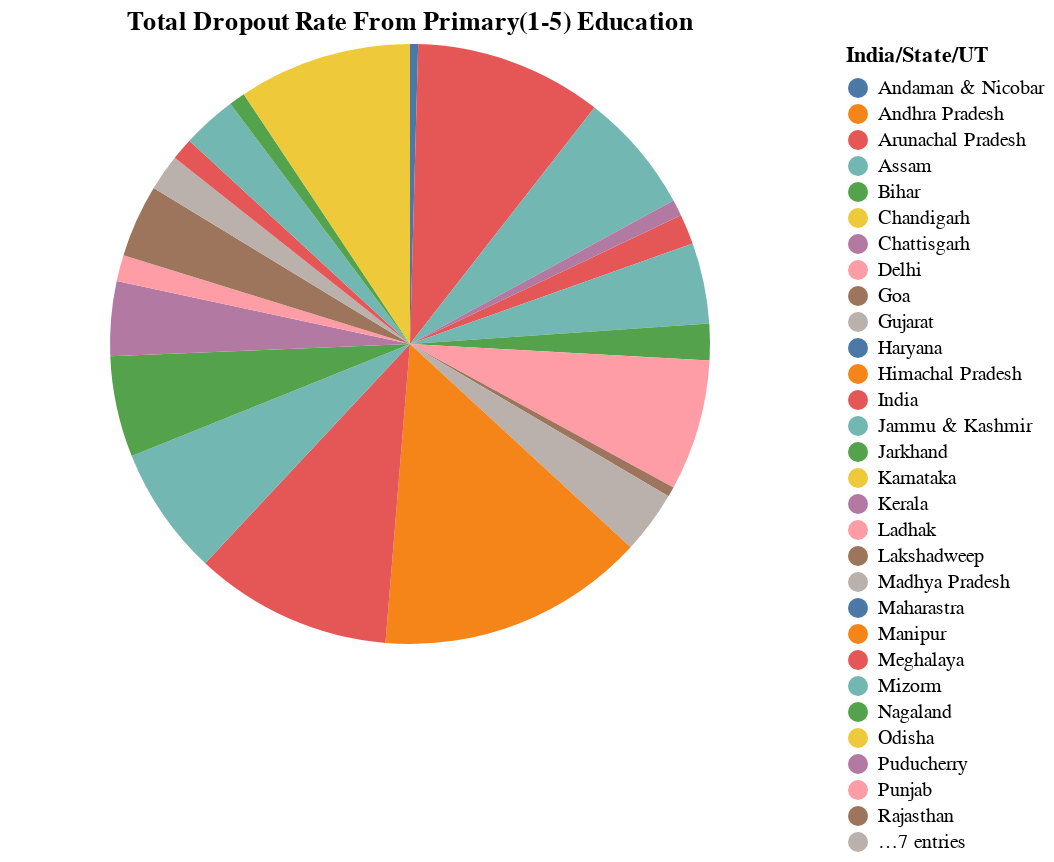

Notebook source saved alongside this figure:
### Markdown cell above
Pie chart for the Total Students DropOut Rate from the Primary(1-5) Education

### Code cell
import altair as alt
chart = alt.Chart(div).mark_arc().encode(
    theta=alt.Theta(field="Total", type="quantitative"),
    color=alt.Color(field="India/State/UT", type="nominal"),
    tooltip=["India/State/UT", "Total"]
).properties(
    title="Total Dropout Rate From Primary(1-5) Education"
)
chart

### Figure 1 — Vega-Lite specification as saved in the notebook (floating-point values rounded to 4 significant figures)
{"config": {"view": {"continuousWidth": 400, "continuousHeight": 300}}, "data": {"name": "data-77a5a7acaebbb15df224622b6ce3368d"}, "mark": "arc", "encoding": {"color": {"field": "India/State/UT", "type": "nominal"}, "theta": {"field": "Total", "type": "quantitative"}, "tooltip": [{"field": "India/State/UT", "type": "nominal"}, {"field": "Total", "type": "quantitative"}]}, "title": "Total Dropout Rate From Primary(1-5) Education", "$schema": "https://vega.github.io/schema/vega-lite/v4.17.0.json", "datasets": {"data-77a5a7acaebbb15df224622b6ce3368d": [{"India/State/UT": "India", "Boys": 1.6, "Girls": 1.4, "Total": 1.5}, {"India/State/UT": "Andaman & Nicobar", "Boys": 0.2, "Girls": 0.7, "Total": 0.4}, {"India/State/UT": "Andhra Pradesh", "Boys": 0.0, "Girls": 0.0, "Total": 0.0}, {"India/State/UT": "Arunachal Pradesh", "Boys": 9.3, "Girls": 9.2, "Total": 9.3}, {"India/State/UT": "Assam", "Boys": 6.8, "Girls": 5.2, "Total": 6.0}, {"India/State/UT": "Bihar", "Boys": 0.0, "Girls": 0.0, "Total": 0.0}, {"India/State/UT": "Chandigarh", "Boys": 0.0, "Girls": 0.0, "Total": 0.0}, {"India/State/UT": "Chattisgarh", "Boys": 1.0, "Girls": 0.6, "Total": 0.8}, {"India/State/UT": "Delhi", "Boys": 0.0, "Girls": 0.0, "Total": 0.0}, {"India/State/UT": "Goa", "Boys": 0.0, "Girls": 0.0, "Total": 0.0}, {"India/State/UT": "Gujarat", "Boys": 0.0, "Girls": 0.0, "Total": 0.0}, {"India/State/UT": "Haryana", "Boys": 0.0, "Girls": 0.0, "Total": 0.0}, {"India/State/UT": "Himachal Pradesh", "Boys": 0.0, "Girls": 0.0, "Total": 0.0}, {"India/State/UT": "Jammu & Kashmir", "Boys": 3.9, "Girls": 4.1, "Total": 4.0}, {"India/State/UT": "Jarkhand", "Boys": 2.4, "Girls": 1.1, "Total": 1.8}, {"India/State/UT": "Karnataka", "Boys": 0.0, "Girls": 0.0, "Total": 0.0}, {"India/State/UT": "Kerala", "Boys": 0.0, "Girls": 0.0, "Total": 0.0}, {"India/State/UT": "Ladhak", "Boys": 7.5, "Girls": 5.5, "Total": 6.5}, {"India/State/UT": "Lakshadweep", "Boys": 0.5, "Girls": 0.4, "Total": 0.5}, {"India/State/UT": "Madhya Pradesh", "Boys": 3.2, "Girls": 2.9, "Total": 3.1}, {"India/State/UT": "Manipur", "Boys": 13.5, "Girls": 13.0, "Total": 13.3}, {"India/State/UT": "Maharastra", "Boys": 0.0, "Girls": 0.0, "Total": 0.0}, {"India/State/UT": "Meghalaya", "Boys": 11.1, "Girls": 8.6, "Total": 9.8}, {"India/State/UT": "Mizorm", "Boys": 7.1, "Girls": 5.6, "Total": 6.4}, {"India/State/UT": "Nagaland", "Boys": 5.6, "Girls": 4.5, "Total": 5.0}, {"India/State/UT": "Odisha", "Boys": 0.0, "Girls": 0.0, "Total": 0.0}, {"India/State/UT": "Puducherry", "Boys": 3.7, "Girls": 3.6, "Total": 3.7}, {"India/State/UT": "Punjab", "Boys": 1.6, "Girls": 1.0, "Total": 1.3}, {"India/State/UT": "Rajasthan", "Boys": 3.8, "Girls": 3.3, "Total": 3.6}, {"India/State/UT": "Sikkim", "Boys": 2.9, "Girls": 0.5, "Total": 1.8}, {"India/State/UT": "Tamil Nadu", "Boys": 0.0, "Girls": 0.0, "Total": 0.0}, {"India/State/UT": "Telengana", "Boys": 0.0, "Girls": 0.0, "Total": 0.0}, {"India/State/UT": "Tripura", "Boys": 1.2, "Girls": 1.0, "Total": 1.1}, {"India/State/UT": "Uttar Pradesh", "Boys": 2.4, "Girls": 3.0, "Total": 2.7}, {"India/State/UT": "Uttarakhand", "Boys": 1.0, "Girls": 0.5, "Total": 0.8}, {"India/State/UT": "West Bengal", "Boys": 9.1, "Girls": 8.2, "Total": 8.6}]}}
